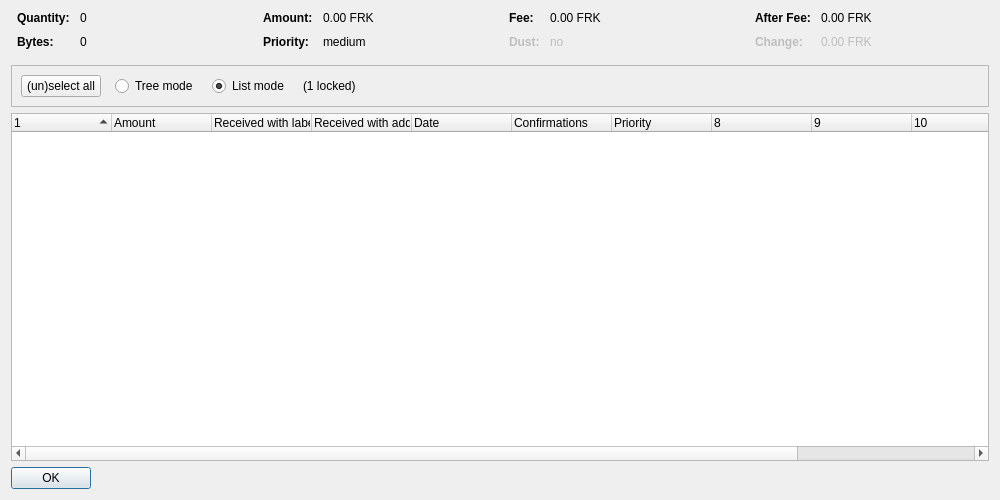
<?xml version="1.0" encoding="UTF-8"?>
<ui version="4.0">
 <class>CoinControlDialog</class>
 <widget class="QDialog" name="CoinControlDialog">
  <property name="geometry">
   <rect>
    <x>0</x>
    <y>0</y>
    <width>1000</width>
    <height>500</height>
   </rect>
  </property>
  <property name="windowTitle">
   <string>Coin Selection</string>
  </property>
  <layout class="QVBoxLayout" name="verticalLayout">
   <item>
    <layout class="QHBoxLayout" name="horizontalLayoutTop" stretch="0,0,0,0">
     <property name="topMargin">
      <number>0</number>
     </property>
     <property name="bottomMargin">
      <number>10</number>
     </property>
     <item>
      <layout class="QFormLayout" name="formLayoutCoinControl1">
       <property name="horizontalSpacing">
        <number>10</number>
       </property>
       <property name="verticalSpacing">
        <number>10</number>
       </property>
       <property name="leftMargin">
        <number>6</number>
       </property>
       <property name="rightMargin">
        <number>6</number>
       </property>
       <item row="0" column="0">
        <widget class="QLabel" name="labelCoinControlQuantityText">
         <property name="font">
          <font>
           <weight>75</weight>
           <bold>true</bold>
          </font>
         </property>
         <property name="text">
          <string>Quantity:</string>
         </property>
        </widget>
       </item>
       <item row="0" column="1">
        <widget class="QLabel" name="labelCoinControlQuantity">
         <property name="cursor">
          <cursorShape>IBeamCursor</cursorShape>
         </property>
         <property name="contextMenuPolicy">
          <enum>Qt::ActionsContextMenu</enum>
         </property>
         <property name="text">
          <string notr="true">0</string>
         </property>
         <property name="textInteractionFlags">
          <set>Qt::LinksAccessibleByMouse|Qt::TextSelectableByKeyboard|Qt::TextSelectableByMouse</set>
         </property>
        </widget>
       </item>
       <item row="1" column="0">
        <widget class="QLabel" name="labelCoinControlBytesText">
         <property name="font">
          <font>
           <weight>75</weight>
           <bold>true</bold>
          </font>
         </property>
         <property name="text">
          <string>Bytes:</string>
         </property>
        </widget>
       </item>
       <item row="1" column="1">
        <widget class="QLabel" name="labelCoinControlBytes">
         <property name="cursor">
          <cursorShape>IBeamCursor</cursorShape>
         </property>
         <property name="contextMenuPolicy">
          <enum>Qt::ActionsContextMenu</enum>
         </property>
         <property name="text">
          <string notr="true">0</string>
         </property>
         <property name="textInteractionFlags">
          <set>Qt::LinksAccessibleByMouse|Qt::TextSelectableByKeyboard|Qt::TextSelectableByMouse</set>
         </property>
        </widget>
       </item>
      </layout>
     </item>
     <item>
      <layout class="QFormLayout" name="formLayoutCoinControl2">
       <property name="horizontalSpacing">
        <number>10</number>
       </property>
       <property name="verticalSpacing">
        <number>10</number>
       </property>
       <property name="leftMargin">
        <number>6</number>
       </property>
       <property name="rightMargin">
        <number>6</number>
       </property>
       <item row="0" column="0">
        <widget class="QLabel" name="labelCoinControlAmountText">
         <property name="font">
          <font>
           <weight>75</weight>
           <bold>true</bold>
          </font>
         </property>
         <property name="text">
          <string>Amount:</string>
         </property>
        </widget>
       </item>
       <item row="0" column="1">
        <widget class="QLabel" name="labelCoinControlAmount">
         <property name="cursor">
          <cursorShape>IBeamCursor</cursorShape>
         </property>
         <property name="contextMenuPolicy">
          <enum>Qt::ActionsContextMenu</enum>
         </property>
         <property name="text">
          <string notr="true">0.00 FRK</string>
         </property>
         <property name="textInteractionFlags">
          <set>Qt::LinksAccessibleByMouse|Qt::TextSelectableByKeyboard|Qt::TextSelectableByMouse</set>
         </property>
        </widget>
       </item>
       <item row="1" column="0">
        <widget class="QLabel" name="labelCoinControlPriorityText">
         <property name="font">
          <font>
           <weight>75</weight>
           <bold>true</bold>
          </font>
         </property>
         <property name="text">
          <string>Priority:</string>
         </property>
        </widget>
       </item>
       <item row="1" column="1">
        <widget class="QLabel" name="labelCoinControlPriority">
         <property name="cursor">
          <cursorShape>IBeamCursor</cursorShape>
         </property>
         <property name="contextMenuPolicy">
          <enum>Qt::ActionsContextMenu</enum>
         </property>
         <property name="text">
          <string notr="true">medium</string>
         </property>
         <property name="textInteractionFlags">
          <set>Qt::LinksAccessibleByMouse|Qt::TextSelectableByKeyboard|Qt::TextSelectableByMouse</set>
         </property>
        </widget>
       </item>
      </layout>
     </item>
     <item>
      <layout class="QFormLayout" name="formLayoutCoinControl3">
       <property name="horizontalSpacing">
        <number>10</number>
       </property>
       <property name="verticalSpacing">
        <number>10</number>
       </property>
       <property name="leftMargin">
        <number>6</number>
       </property>
       <property name="rightMargin">
        <number>6</number>
       </property>
       <item row="0" column="0">
        <widget class="QLabel" name="labelCoinControlFeeText">
         <property name="font">
          <font>
           <weight>75</weight>
           <bold>true</bold>
          </font>
         </property>
         <property name="text">
          <string>Fee:</string>
         </property>
        </widget>
       </item>
       <item row="0" column="1">
        <widget class="QLabel" name="labelCoinControlFee">
         <property name="cursor">
          <cursorShape>IBeamCursor</cursorShape>
         </property>
         <property name="contextMenuPolicy">
          <enum>Qt::ActionsContextMenu</enum>
         </property>
         <property name="text">
          <string notr="true">0.00 FRK</string>
         </property>
         <property name="textInteractionFlags">
          <set>Qt::LinksAccessibleByMouse|Qt::TextSelectableByKeyboard|Qt::TextSelectableByMouse</set>
         </property>
        </widget>
       </item>
       <item row="1" column="0">
        <widget class="QLabel" name="labelCoinControlLowOutputText">
         <property name="enabled">
          <bool>false</bool>
         </property>
         <property name="font">
          <font>
           <weight>75</weight>
           <bold>true</bold>
          </font>
         </property>
         <property name="text">
          <string>Dust:</string>
         </property>
        </widget>
       </item>
       <item row="1" column="1">
        <widget class="QLabel" name="labelCoinControlLowOutput">
         <property name="enabled">
          <bool>false</bool>
         </property>
         <property name="cursor">
          <cursorShape>IBeamCursor</cursorShape>
         </property>
         <property name="contextMenuPolicy">
          <enum>Qt::ActionsContextMenu</enum>
         </property>
         <property name="text">
          <string notr="true">no</string>
         </property>
         <property name="textInteractionFlags">
          <set>Qt::LinksAccessibleByMouse|Qt::TextSelectableByKeyboard|Qt::TextSelectableByMouse</set>
         </property>
        </widget>
       </item>
      </layout>
     </item>
     <item>
      <layout class="QFormLayout" name="formLayoutCoinControl4">
       <property name="horizontalSpacing">
        <number>10</number>
       </property>
       <property name="verticalSpacing">
        <number>10</number>
       </property>
       <property name="leftMargin">
        <number>6</number>
       </property>
       <property name="rightMargin">
        <number>6</number>
       </property>
       <item row="0" column="0">
        <widget class="QLabel" name="labelCoinControlAfterFeeText">
         <property name="font">
          <font>
           <weight>75</weight>
           <bold>true</bold>
          </font>
         </property>
         <property name="text">
          <string>After Fee:</string>
         </property>
        </widget>
       </item>
       <item row="0" column="1">
        <widget class="QLabel" name="labelCoinControlAfterFee">
         <property name="cursor">
          <cursorShape>IBeamCursor</cursorShape>
         </property>
         <property name="contextMenuPolicy">
          <enum>Qt::ActionsContextMenu</enum>
         </property>
         <property name="text">
          <string notr="true">0.00 FRK</string>
         </property>
         <property name="textInteractionFlags">
          <set>Qt::LinksAccessibleByMouse|Qt::TextSelectableByKeyboard|Qt::TextSelectableByMouse</set>
         </property>
        </widget>
       </item>
       <item row="1" column="0">
        <widget class="QLabel" name="labelCoinControlChangeText">
         <property name="enabled">
          <bool>false</bool>
         </property>
         <property name="font">
          <font>
           <weight>75</weight>
           <bold>true</bold>
          </font>
         </property>
         <property name="text">
          <string>Change:</string>
         </property>
        </widget>
       </item>
       <item row="1" column="1">
        <widget class="QLabel" name="labelCoinControlChange">
         <property name="enabled">
          <bool>false</bool>
         </property>
         <property name="cursor">
          <cursorShape>IBeamCursor</cursorShape>
         </property>
         <property name="contextMenuPolicy">
          <enum>Qt::ActionsContextMenu</enum>
         </property>
         <property name="text">
          <string notr="true">0.00 FRK</string>
         </property>
         <property name="textInteractionFlags">
          <set>Qt::LinksAccessibleByMouse|Qt::TextSelectableByKeyboard|Qt::TextSelectableByMouse</set>
         </property>
        </widget>
       </item>
      </layout>
     </item>
    </layout>
   </item>
   <item>
    <widget class="QFrame" name="frame">
     <property name="minimumSize">
      <size>
       <width>0</width>
       <height>40</height>
      </size>
     </property>
     <property name="frameShape">
      <enum>QFrame::StyledPanel</enum>
     </property>
     <property name="frameShadow">
      <enum>QFrame::Sunken</enum>
     </property>
     <layout class="QHBoxLayout" name="horizontalLayout">
      <item>
       <layout class="QHBoxLayout" name="horizontalLayoutPanel" stretch="0,0,0,0,0">
        <property name="spacing">
         <number>14</number>
        </property>
        <item>
         <widget class="QPushButton" name="pushButtonSelectAll">
          <property name="sizePolicy">
           <sizepolicy hsizetype="Maximum" vsizetype="Fixed">
            <horstretch>0</horstretch>
            <verstretch>0</verstretch>
           </sizepolicy>
          </property>
          <property name="text">
           <string>(un)select all</string>
          </property>
          <property name="autoDefault">
           <bool>false</bool>
          </property>
         </widget>
        </item>
        <item>
         <widget class="QRadioButton" name="radioTreeMode">
          <property name="sizePolicy">
           <sizepolicy hsizetype="Maximum" vsizetype="Fixed">
            <horstretch>0</horstretch>
            <verstretch>0</verstretch>
           </sizepolicy>
          </property>
          <property name="text">
           <string>Tree mode</string>
          </property>
         </widget>
        </item>
        <item>
         <widget class="QRadioButton" name="radioListMode">
          <property name="sizePolicy">
           <sizepolicy hsizetype="Maximum" vsizetype="Fixed">
            <horstretch>0</horstretch>
            <verstretch>0</verstretch>
           </sizepolicy>
          </property>
          <property name="text">
           <string>List mode</string>
          </property>
          <property name="checked">
           <bool>true</bool>
          </property>
         </widget>
        </item>
        <item>
         <widget class="QLabel" name="labelLocked">
          <property name="text">
           <string notr="true">(1 locked)</string>
          </property>
         </widget>
        </item>
        <item>
         <spacer name="horizontalSpacer">
          <property name="orientation">
           <enum>Qt::Horizontal</enum>
          </property>
          <property name="sizeHint" stdset="0">
           <size>
            <width>40</width>
            <height>20</height>
           </size>
          </property>
         </spacer>
        </item>
       </layout>
      </item>
     </layout>
    </widget>
   </item>
   <item>
    <widget class="CoinControlTreeWidget" name="treeWidget">
     <property name="contextMenuPolicy">
      <enum>Qt::CustomContextMenu</enum>
     </property>
     <property name="sortingEnabled">
      <bool>false</bool>
     </property>
     <property name="columnCount">
      <number>12</number>
     </property>
     <attribute name="headerShowSortIndicator" stdset="0">
      <bool>true</bool>
     </attribute>
     <attribute name="headerStretchLastSection">
      <bool>false</bool>
     </attribute>
     <column>
      <property name="text">
       <string/>
      </property>
     </column>
     <column>
      <property name="text">
       <string>Amount</string>
      </property>
     </column>
     <column>
      <property name="text">
       <string>Received with label</string>
      </property>
     </column>
     <column>
      <property name="text">
       <string>Received with address</string>
      </property>
     </column>
     <column>
      <property name="text">
       <string>Date</string>
      </property>
     </column>
     <column>
      <property name="text">
       <string>Confirmations</string>
      </property>
      <property name="toolTip">
       <string>Confirmed</string>
      </property>
     </column>
     <column>
      <property name="text">
       <string>Priority</string>
      </property>
     </column>
     <column>
      <property name="text">
       <string/>
      </property>
     </column>
     <column>
      <property name="text">
       <string/>
      </property>
     </column>
     <column>
      <property name="text">
       <string/>
      </property>
     </column>
     <column>
      <property name="text">
       <string/>
      </property>
     </column>
     <column>
      <property name="text">
       <string/>
      </property>
     </column>
    </widget>
   </item>
   <item>
    <widget class="QDialogButtonBox" name="buttonBox">
     <property name="sizePolicy">
      <sizepolicy hsizetype="Maximum" vsizetype="Fixed">
       <horstretch>0</horstretch>
       <verstretch>0</verstretch>
      </sizepolicy>
     </property>
     <property name="orientation">
      <enum>Qt::Horizontal</enum>
     </property>
     <property name="standardButtons">
      <set>QDialogButtonBox::Ok</set>
     </property>
    </widget>
   </item>
  </layout>
 </widget>
 <customwidgets>
  <customwidget>
   <class>CoinControlTreeWidget</class>
   <extends>QTreeWidget</extends>
   <header>coincontroltreewidget.h</header>
  </customwidget>
 </customwidgets>
 <resources/>
 <connections/>
</ui>
